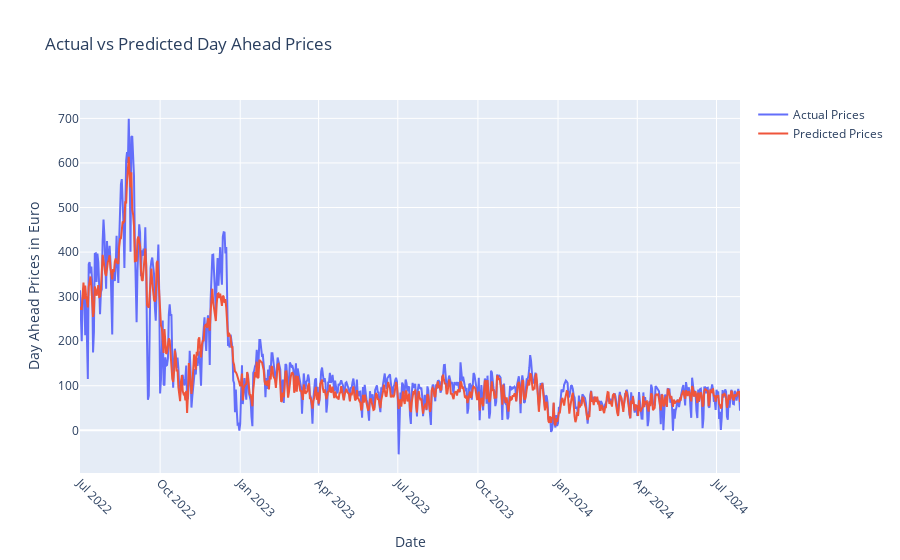

This figure's notebook cell:
### Code cell
import pandas as pd
import numpy as np
from sklearn.linear_model import LinearRegression
from sklearn.metrics import mean_squared_error, r2_score
from sklearn.preprocessing import StandardScaler
import matplotlib.pyplot as plt
import plotly.graph_objs as go
from statsmodels.stats.outliers_influence import variance_inflation_factor

# Drop rows with missing values
train_df.dropna(inplace=True)
test_df.dropna(inplace=True)

# Target variable
y_train = train_df['Day_ahead_price (€/MWh)']
y_test = test_df['Day_ahead_price (€/MWh)']

# Features: Drop high VIF columns
high_vif_features = ['Lag_1_day', 'Lag_2_days', 'Lag_3_days',
                     'Lag_4_days', 'Lag_5_days', 'Lag_6_days', 'Rolling_mean_7']
X_train = train_df.drop(['Day_ahead_price (€/MWh)'] +
                        high_vif_features, axis=1)
X_test = test_df.drop(['Day_ahead_price (€/MWh)'] + high_vif_features, axis=1)

# Scale the features (standardization)
scaler = StandardScaler()
X_train_scaled = scaler.fit_transform(X_train)
X_test_scaled = scaler.transform(X_test)

# Train the Linear Regression model
model = LinearRegression()
model.fit(X_train_scaled, y_train)

# Make predictions
y_pred = model.predict(X_test_scaled)

# Model Evaluation
print("Intercept:", model.intercept_)
print("Mean Squared Error (MSE):", mean_squared_error(y_test, y_pred))
print("Root Mean Squared Error (RMSE):", np.sqrt(
    mean_squared_error(y_test, y_pred)))
print("Coefficient of Determination (R^2):", r2_score(y_test, y_pred))

# Plotting Actual vs Predicted Prices
fig = go.Figure()

# Add actual prices trace
fig.add_trace(go.Scatter(x=y_test.index, y=y_test,
              mode='lines', name='Actual Prices'))

# Add predicted prices trace
# Ensure same index for y_pred
y_pred_series = pd.Series(y_pred, index=y_test.index)
fig.add_trace(go.Scatter(x=y_pred_series.index, y=y_pred_series,
              mode='lines', name='Predicted Prices'))

# Update layout for better readability
fig.update_layout(
    title='Actual vs Predicted Day Ahead Prices',
    xaxis_title='Date',
    yaxis_title='Day Ahead Prices in Euro',
    xaxis=dict(
        tickangle=45,
        tickmode='auto',
        nticks=12
    ),
    template='plotly'
)

# Show the plot
fig.show()

# Optionally save the plot (make sure you have installed 'kaleido')
fig.write_image('actual_vs_predicted_prices.png')

### Figure 1 — Plotly figure (JSON) as saved in the notebook; plotly's stock layout.template omitted (floating-point values rounded to 4 significant figures; data arrays with more than 128 entries replaced by an {"elided": "..."} marker saying what was removed)
{"data": [{"mode": "lines", "name": "Actual Prices", "type": "scatter", "x": {"elided": "759 str values"}, "y": {"elided": "759 float values"}}, {"mode": "lines", "name": "Predicted Prices", "type": "scatter", "x": {"elided": "759 str values"}, "y": {"elided": "759 float values"}}], "layout": {"title": {"text": "Actual vs Predicted Day Ahead Prices"}, "xaxis": {"nticks": 12, "tickangle": 45, "tickmode": "auto", "title": {"text": "Date"}}, "yaxis": {"title": {"text": "Day Ahead Prices in Euro"}}}}
